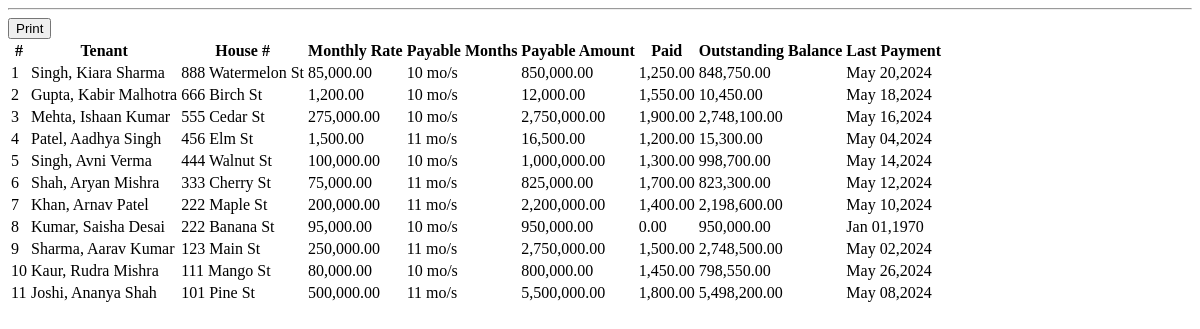
Before: /balance_report.php with the older database file.
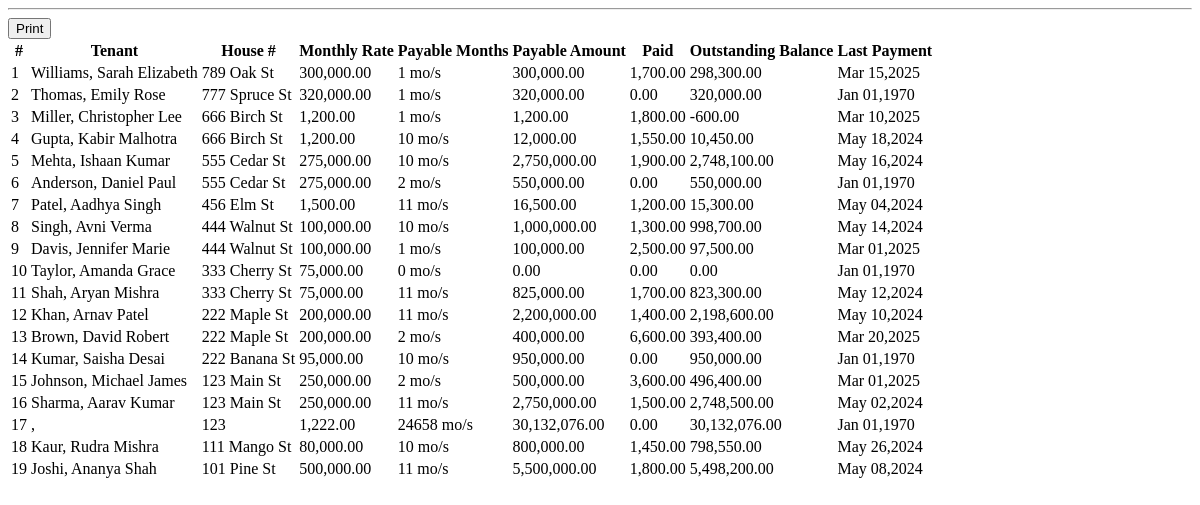
After: the same page with the newer database file.
### tables this page shows
CREATE TABLE `tenants` (
  `id` int(30) NOT NULL,
  `firstname` varchar(100) NOT NULL,
  `middlename` varchar(100) NOT NULL,
  `lastname` varchar(100) NOT NULL,
  `email` varchar(100) NOT NULL,
  `contact` varchar(50) NOT NULL,
  `house_id` int(30) NOT NULL,
  `status` tinyint(1) NOT NULL DEFAULT 1 COMMENT '1 = active, 0= inactive',
  `date_in` date NOT NULL
);

CREATE TABLE `houses` (
  `id` int(30) NOT NULL,
  `house_no` varchar(50) NOT NULL,
  `category_id` int(30) NOT NULL,
  `description` text NOT NULL,
  `price` double NOT NULL
);

CREATE TABLE `payments` (
  `id` int(30) NOT NULL,
  `tenant_id` int(30) NOT NULL,
  `amount` float NOT NULL,
  `invoice` varchar(50) NOT NULL,
  `date_created` datetime NOT NULL DEFAULT current_timestamp(),
  `apartment_id` int(11) NOT NULL,
  `created_by` int(11) NOT NULL,
  `created_at` timestamp NOT NULL DEFAULT current_timestamp(),
  `verified_by` int(11) DEFAULT NULL,
  `verified_at` timestamp NOT NULL DEFAULT current_timestamp() ON UPDATE current_timestamp(),
  `status` enum('pending','completed','failed','veried') DEFAULT 'pending',
  `payment_method` enum('credit_card','bank_transfer','cash') DEFAULT 'credit_card',
  `payment_details` text DEFAULT NULL,
  `from_date` timestamp NULL DEFAULT NULL,
  `to_date` timestamp NULL DEFAULT NULL
);

### balance_report.php (the view, shortened to what this page needs)
<?php include 'db_connect.php' ?>
<div class="container-fluid">
	<div class="col-lg-12 mt-5">
		<div class="card">
			<div class="card-body">
				<div class="col-md-12">
					<hr>
						<div class="row">
							<div class="col-md-12 mb-2">
							<button class="btn btn-sm btn-block btn-success col-md-2 ml-1 float-right" type="button" id="print"><i class="fa fa-print"></i> Print</button>
							</div>
						</div>
					<div id="report">
						<div class="row">
							<table class="table table-bordered">
								<thead>
									<tr>
										<th>#</th>
										<th>Tenant</th>
										<th>House #</th>
										<th>Monthly Rate</th>
										<th>Payable Months</th>
										<th>Payable Amount</th>
										<th>Paid</th>
										<th>Outstanding Balance</th>
										<th>Last Payment</th>
									</tr>
								</thead>
								<tbody>
									<?php
									$i = 1;
									$tenants =$conn->query("SELECT t.*,concat(t.lastname,', ',t.firstname,' ',t.middlename) as name,h.house_no,h.price FROM tenants t inner join houses h on h.id = t.house_id where t.status = 1 order by h.house_no desc ");
									if($tenants->num_rows > 0):
									while($row=$tenants->fetch_assoc()):
										$months = abs(strtotime(date('Y-m-d')." 23:59:59") - strtotime($row['date_in']." 23:59:59"));
										$months = floor(($months) / (30*60*60*24));
										$payable = $row['price'] * $months;
										$paid = $conn->query("SELECT SUM(amount) as paid FROM payments where tenant_id =".$row['id']);
										$last_payment = $conn->query("SELECT * FROM payments where tenant_id =".$row['id']." order by unix_timestamp(date_created) desc limit 1");
										$paid = $paid->num_rows > 0 ? $paid->fetch_array()['paid'] : 0;
										$last_payment = $last_payment->num_rows > 0 ? date("M d, Y",strtotime($last_payment->fetch_array()['date_created'])) : 'N/A';
										$outstanding = $payable - $paid;
									?>
									<tr>
										<td><?php echo $i++ ?></td>
										<td><?php echo ucwords($row['name']) ?></td>
										<td><?php echo $row['house_no'] ?></td>
										<td class="text-right"><?php echo number_format($row['price'],2) ?></td>
										<td class="text-right"><?php echo $months.' mo/s' ?></td>
										<td class="text-right"><?php echo number_format($payable,2) ?></td>
										<td class="text-right"><?php echo number_format($paid,2) ?></td>
										<td class="text-right"><?php echo number_format($outstanding,2) ?></td>
										<td><?php echo date('M d,Y',strtotime($last_payment)) ?></td>
									</tr>
								<?php endwhile; ?>
								<?php else: ?>
									<tr>
										<th colspan="9"><center>No Data.</center></th>
									</tr>
								<?php endif; ?>
								</tbody>
							</table>
						</div>
					</div>
				</div>
			</div>
		</div>
	</div>
</div>

Changed rows visible on the page:
no longer on this page (row edited): tenants: name "Singh, Kiara Sharma", house.house_no "888 Watermelon St", house.price "85,000.00", date_in "10", payable "850,000.00", paid "1,250.00", outstanding "848,750.00", payments.date_created "May 20,2024"
added tenants: name "Williams, Sarah Elizabeth", house.house_no "789 Oak St", house.price "300,000.00", date_in "1", payable "300,000.00", paid "1,700.00", outstanding "298,300.00", payments.date_created "Mar 15,2025"
added tenants: name "Thomas, Emily Rose", house.house_no "777 Spruce St", house.price "320,000.00", date_in "1", payable "320,000.00", paid "0.00", outstanding "320,000.00", last_payment "Jan 01,1970"
added tenants: name "Miller, Christopher Lee", house.house_no "666 Birch St", house.price "1,200.00", date_in "1", payable "1,200.00", paid "1,800.00", outstanding "-600.00", payments.date_created "Mar 10,2025"
added tenants: name "Anderson, Daniel Paul", house.house_no "555 Cedar St", house.price "275,000.00", date_in "2", payable "550,000.00", paid "0.00", outstanding "550,000.00", last_payment "Jan 01,1970"
added tenants: name "Davis, Jennifer Marie", house.house_no "444 Walnut St", house.price "100,000.00", date_in "1", payable "100,000.00", paid "2,500.00", outstanding "97,500.00", payments.date_created "Mar 01,2025"
added tenants: name "Taylor, Amanda Grace", house.house_no "333 Cherry St", house.price "75,000.00", date_in "0", payable "0.00", paid "0.00", outstanding "0.00", last_payment "Jan 01,1970"
added tenants: name "Brown, David Robert", house.house_no "222 Maple St", house.price "200,000.00", date_in "2", payable "400,000.00", paid "6,600.00", outstanding "393,400.00", payments.date_created "Mar 20,2025"
added tenants: name "Johnson, Michael James", house.house_no "123 Main St", house.price "250,000.00", date_in "2", payable "500,000.00", paid "3,600.00", outstanding "496,400.00", payments.date_created "Mar 01,2025"
added tenants: name ",", house.house_no "123", house.price "1,222.00", date_in "24658", payable "30,132,076.00", paid "0.00", outstanding "30,132,076.00", last_payment "Jan 01,1970"
